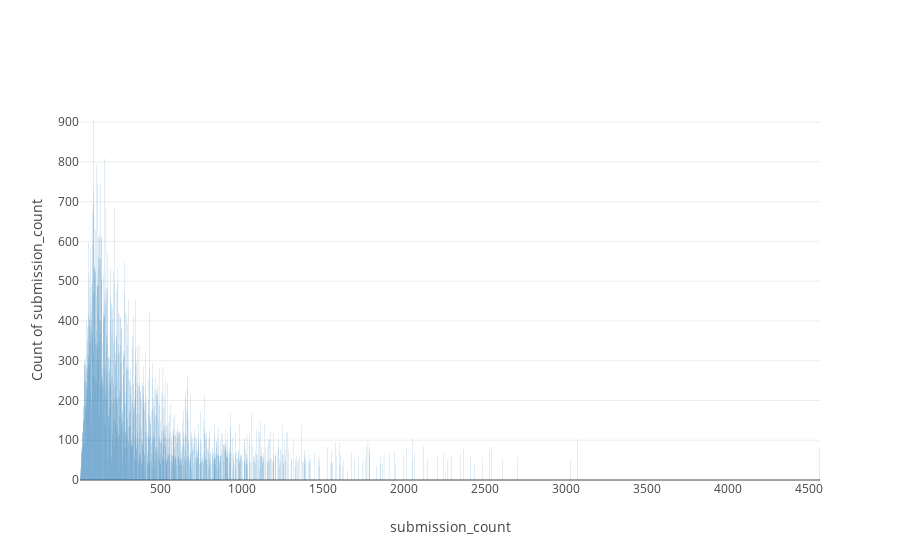

Write notebook code for a chart like this one.
### Code cell
temp = dataset['submission_count'].value_counts().sort_values(ascending=False)

trace = go.Bar(
    x = temp.index,
    y = (temp)
)
data = [trace]
layout = go.Layout(
    title = "",
    xaxis=dict(
        title='submission_count'
    ),
    yaxis=dict(
        title='Count of submission_count'
        )
)

fig = go.Figure(data=data, layout=layout)
py.iplot(fig)

### Figure 1 — Plotly figure (JSON) as saved in the notebook; plotly's stock layout.template omitted (floating-point values rounded to 4 significant figures; data arrays with more than 128 entries replaced by an {"elided": "..."} marker saying what was removed)
{"data": [{"type": "bar", "uid": "2778327b-ec7d-41c6-84a7-be273e9f3b4e", "x": {"elided": "936 int values"}, "y": {"elided": "936 int values"}}], "layout": {"title": {"text": ""}, "xaxis": {"title": {"text": "submission_count"}}, "yaxis": {"title": {"text": "Count of submission_count"}}}}
